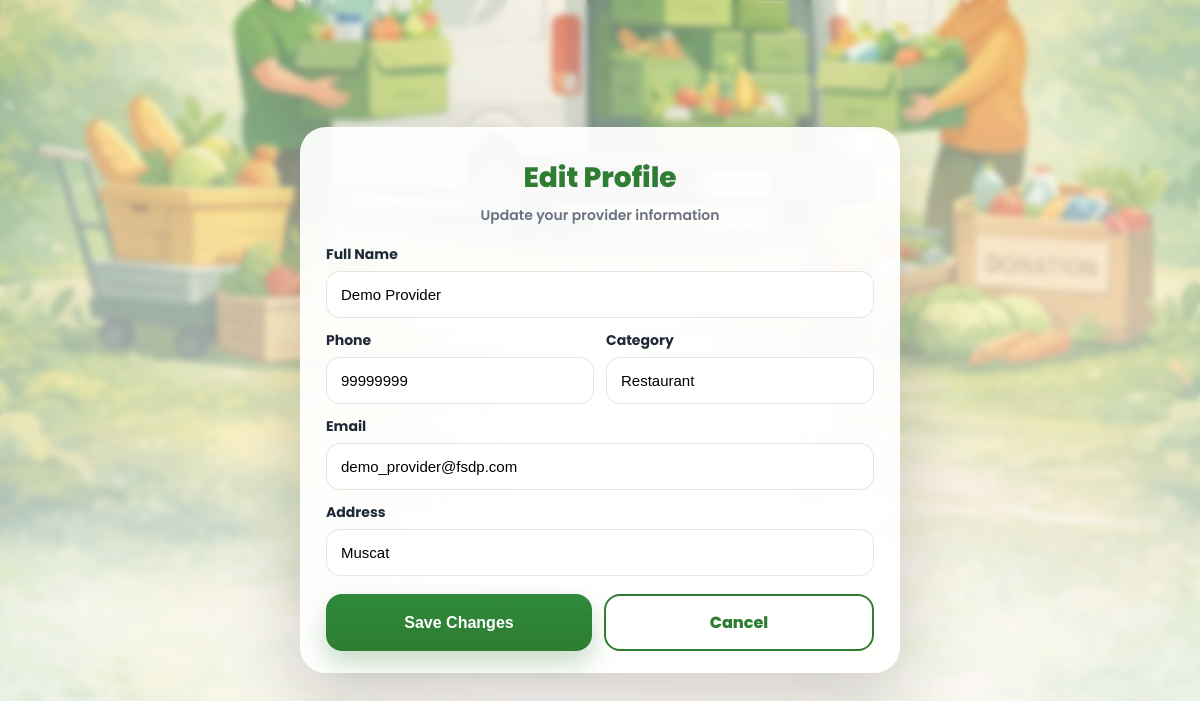
The page /provider/profile/edit (signed in) on the database its author committed.
### app.py (models this page shows)
class Provider(db.Model):
    id = db.Column(db.Integer, primary_key=True)
    full_name = db.Column(db.String(150), nullable=False)
    phone = db.Column(db.String(50), nullable=False)
    email = db.Column(db.String(150), unique=True, nullable=False)
    password = db.Column(db.String(300), nullable=False)
    address = db.Column(db.String(200), nullable=False)
    category = db.Column(db.String(100), nullable=False)
    verification_status = db.Column(db.String(50), default="Pending")
    created_at = db.Column(db.String(50))
    image = db.Column(db.String(200))
    email_verified = db.Column(db.Boolean, default=True)
    verification_code = db.Column(db.String(10))
    code_expires_at = db.Column(db.String(50))

### app.py (the view, shortened to what this page needs)
@app.route("/provider/profile/edit", methods=["GET", "POST"])
@login_required(role="provider")
def provider_profile_edit():
    user = Provider.query.get(session.get("user_id"))
    if not user:
        session.clear()
        return redirect(url_for("login", role="provider"))
    return render_template("provider_edit_profile.html", user=user)

### app.py (called while the page is built)
def login_required(role=None):
    def decorator(fn):
        @wraps(fn)
        def wrapper(*args, **kwargs):
            if "user_id" not in session:
                return redirect(url_for("login", role=role) if role else url_for("login"))
            if role and session.get("role") != role:
                session.clear()
                return redirect(url_for("login", role=role))
            return fn(*args, **kwargs)
        return wrapper
    return decorator

### templates/provider_edit_profile.html (shortened to what this page needs)
<!DOCTYPE html>
<html lang="en">
<head>
</head>
<body>
  <div class="card">
    <h1>Edit Profile</h1>
    <p class="sub">Update your provider information</p>
    <form method="POST">
      <label>Full Name</label>
      <input type="text" name="full_name" value="{{ user.full_name or '' }}" required>
      <div class="row">
        <div>
          <label>Phone</label>
          <input type="text" name="phone" value="{{ user.phone or '' }}" required>
        </div>
        <div>
          <label>Category</label>
          <input type="text" value="{{ user.category or '' }}" readonly>
        </div>
      </div>
      <label>Email</label>
      <input type="email" value="{{ user.email or '' }}" readonly>
      <label>Address</label>
      <input type="text" name="address" value="{{ user.address or '' }}" required>
      <div class="actions">
        <button class="btn btn-save" type="submit">Save Changes</button>
        <a class="btn btn-cancel" href="{{ url_for('provider_dashboard') }}">Cancel</a>
      </div>
    </form>
  </div>
</body>
</html>

### rows shown on the page
Provider: full_name "Demo Provider", phone "99999999", category "Restaurant", email "demo_provider@fsdp.com", address "Muscat"
